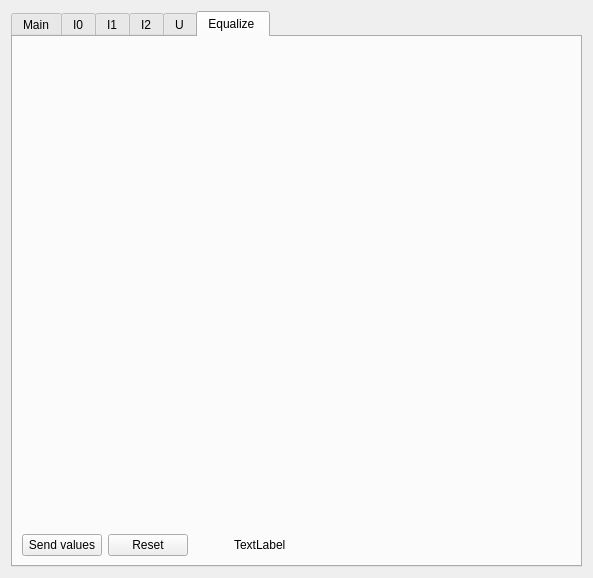
<?xml version="1.0" encoding="UTF-8"?>
<ui version="4.0">
 <class>Widget</class>
 <widget class="QWidget" name="Widget">
  <property name="geometry">
   <rect>
    <x>0</x>
    <y>0</y>
    <width>593</width>
    <height>578</height>
   </rect>
  </property>
  <property name="minimumSize">
   <size>
    <width>561</width>
    <height>578</height>
   </size>
  </property>
  <property name="windowTitle">
   <string>Widget</string>
  </property>
  <layout class="QGridLayout" name="gridLayout_3">
   <item row="0" column="0">
    <widget class="QTabWidget" name="tabWidget">
     <property name="minimumSize">
      <size>
       <width>561</width>
       <height>555</height>
      </size>
     </property>
     <property name="currentIndex">
      <number>5</number>
     </property>
     <widget class="QWidget" name="tab">
      <attribute name="title">
       <string>Main</string>
      </attribute>
      <layout class="QGridLayout" name="gridLayout_2">
       <item row="0" column="0">
        <layout class="QHBoxLayout" name="horizontalLayout">
         <item>
          <widget class="QTextEdit" name="textEdit">
           <property name="readOnly">
            <bool>true</bool>
           </property>
          </widget>
         </item>
         <item>
          <spacer name="horizontalSpacer">
           <property name="orientation">
            <enum>Qt::Horizontal</enum>
           </property>
           <property name="sizeType">
            <enum>QSizePolicy::Maximum</enum>
           </property>
           <property name="sizeHint" stdset="0">
            <size>
             <width>13</width>
             <height>20</height>
            </size>
           </property>
          </spacer>
         </item>
         <item>
          <layout class="QVBoxLayout" name="verticalLayout">
           <item>
            <widget class="QLabel" name="label">
             <property name="text">
              <string>COM number</string>
             </property>
            </widget>
           </item>
           <item>
            <widget class="QComboBox" name="comboBox">
             <property name="sizePolicy">
              <sizepolicy hsizetype="Fixed" vsizetype="Fixed">
               <horstretch>0</horstretch>
               <verstretch>0</verstretch>
              </sizepolicy>
             </property>
             <property name="minimumSize">
              <size>
               <width>120</width>
               <height>20</height>
              </size>
             </property>
             <property name="maximumSize">
              <size>
               <width>120</width>
               <height>20</height>
              </size>
             </property>
            </widget>
           </item>
           <item>
            <spacer name="verticalSpacer_5">
             <property name="orientation">
              <enum>Qt::Vertical</enum>
             </property>
             <property name="sizeType">
              <enum>QSizePolicy::Fixed</enum>
             </property>
             <property name="sizeHint" stdset="0">
              <size>
               <width>20</width>
               <height>13</height>
              </size>
             </property>
            </spacer>
           </item>
           <item>
            <widget class="QPushButton" name="pushButton_2">
             <property name="sizePolicy">
              <sizepolicy hsizetype="Fixed" vsizetype="Fixed">
               <horstretch>0</horstretch>
               <verstretch>0</verstretch>
              </sizepolicy>
             </property>
             <property name="minimumSize">
              <size>
               <width>120</width>
               <height>25</height>
              </size>
             </property>
             <property name="maximumSize">
              <size>
               <width>120</width>
               <height>25</height>
              </size>
             </property>
             <property name="text">
              <string>Connect</string>
             </property>
             <property name="checkable">
              <bool>true</bool>
             </property>
             <property name="checked">
              <bool>true</bool>
             </property>
            </widget>
           </item>
           <item>
            <spacer name="verticalSpacer_3">
             <property name="orientation">
              <enum>Qt::Vertical</enum>
             </property>
             <property name="sizeType">
              <enum>QSizePolicy::Fixed</enum>
             </property>
             <property name="sizeHint" stdset="0">
              <size>
               <width>20</width>
               <height>13</height>
              </size>
             </property>
            </spacer>
           </item>
           <item>
            <widget class="QLabel" name="label_2">
             <property name="text">
              <string>Input test time, sec</string>
             </property>
            </widget>
           </item>
           <item>
            <widget class="QLineEdit" name="lineEdit">
             <property name="sizePolicy">
              <sizepolicy hsizetype="Fixed" vsizetype="Fixed">
               <horstretch>0</horstretch>
               <verstretch>0</verstretch>
              </sizepolicy>
             </property>
             <property name="minimumSize">
              <size>
               <width>120</width>
               <height>20</height>
              </size>
             </property>
             <property name="maximumSize">
              <size>
               <width>120</width>
               <height>20</height>
              </size>
             </property>
            </widget>
           </item>
           <item>
            <spacer name="verticalSpacer_2">
             <property name="orientation">
              <enum>Qt::Vertical</enum>
             </property>
             <property name="sizeType">
              <enum>QSizePolicy::Fixed</enum>
             </property>
             <property name="sizeHint" stdset="0">
              <size>
               <width>20</width>
               <height>13</height>
              </size>
             </property>
            </spacer>
           </item>
           <item>
            <widget class="QPushButton" name="pushButton">
             <property name="enabled">
              <bool>false</bool>
             </property>
             <property name="sizePolicy">
              <sizepolicy hsizetype="Fixed" vsizetype="Fixed">
               <horstretch>0</horstretch>
               <verstretch>0</verstretch>
              </sizepolicy>
             </property>
             <property name="minimumSize">
              <size>
               <width>120</width>
               <height>25</height>
              </size>
             </property>
             <property name="maximumSize">
              <size>
               <width>120</width>
               <height>25</height>
              </size>
             </property>
             <property name="text">
              <string>Start test</string>
             </property>
            </widget>
           </item>
           <item>
            <spacer name="verticalSpacer_4">
             <property name="orientation">
              <enum>Qt::Vertical</enum>
             </property>
             <property name="sizeType">
              <enum>QSizePolicy::Fixed</enum>
             </property>
             <property name="sizeHint" stdset="0">
              <size>
               <width>20</width>
               <height>13</height>
              </size>
             </property>
            </spacer>
           </item>
           <item>
            <widget class="QLabel" name="label_3">
             <property name="text">
              <string>Fault current, mA</string>
             </property>
            </widget>
           </item>
           <item>
            <widget class="QLineEdit" name="lineEdit_5">
             <property name="sizePolicy">
              <sizepolicy hsizetype="Fixed" vsizetype="Fixed">
               <horstretch>0</horstretch>
               <verstretch>0</verstretch>
              </sizepolicy>
             </property>
             <property name="minimumSize">
              <size>
               <width>120</width>
               <height>20</height>
              </size>
             </property>
             <property name="maximumSize">
              <size>
               <width>120</width>
               <height>20</height>
              </size>
             </property>
            </widget>
           </item>
           <item>
            <widget class="QLabel" name="label_6">
             <property name="text">
              <string>Max operation current</string>
             </property>
            </widget>
           </item>
           <item>
            <widget class="QLineEdit" name="lineEdit_6">
             <property name="sizePolicy">
              <sizepolicy hsizetype="Fixed" vsizetype="Fixed">
               <horstretch>0</horstretch>
               <verstretch>0</verstretch>
              </sizepolicy>
             </property>
             <property name="minimumSize">
              <size>
               <width>120</width>
               <height>20</height>
              </size>
             </property>
             <property name="maximumSize">
              <size>
               <width>120</width>
               <height>20</height>
              </size>
             </property>
            </widget>
           </item>
           <item>
            <widget class="QPushButton" name="pushButton_5">
             <property name="minimumSize">
              <size>
               <width>125</width>
               <height>25</height>
              </size>
             </property>
             <property name="maximumSize">
              <size>
               <width>125</width>
               <height>25</height>
              </size>
             </property>
             <property name="text">
              <string>Set</string>
             </property>
            </widget>
           </item>
           <item>
            <spacer name="verticalSpacer_6">
             <property name="orientation">
              <enum>Qt::Vertical</enum>
             </property>
             <property name="sizeType">
              <enum>QSizePolicy::Minimum</enum>
             </property>
             <property name="sizeHint" stdset="0">
              <size>
               <width>20</width>
               <height>20</height>
              </size>
             </property>
            </spacer>
           </item>
           <item>
            <widget class="QLabel" name="label_4">
             <property name="text">
              <string>Input freq, Hz</string>
             </property>
            </widget>
           </item>
           <item>
            <spacer name="verticalSpacer_10">
             <property name="orientation">
              <enum>Qt::Vertical</enum>
             </property>
             <property name="sizeType">
              <enum>QSizePolicy::Fixed</enum>
             </property>
             <property name="sizeHint" stdset="0">
              <size>
               <width>20</width>
               <height>6</height>
              </size>
             </property>
            </spacer>
           </item>
           <item>
            <widget class="QLineEdit" name="lineEdit_3">
             <property name="sizePolicy">
              <sizepolicy hsizetype="Fixed" vsizetype="Fixed">
               <horstretch>0</horstretch>
               <verstretch>0</verstretch>
              </sizepolicy>
             </property>
             <property name="minimumSize">
              <size>
               <width>120</width>
               <height>20</height>
              </size>
             </property>
             <property name="maximumSize">
              <size>
               <width>120</width>
               <height>20</height>
              </size>
             </property>
            </widget>
           </item>
           <item>
            <spacer name="verticalSpacer_8">
             <property name="orientation">
              <enum>Qt::Vertical</enum>
             </property>
             <property name="sizeType">
              <enum>QSizePolicy::Fixed</enum>
             </property>
             <property name="sizeHint" stdset="0">
              <size>
               <width>20</width>
               <height>6</height>
              </size>
             </property>
            </spacer>
           </item>
           <item>
            <widget class="QPushButton" name="pushButton_4">
             <property name="minimumSize">
              <size>
               <width>125</width>
               <height>25</height>
              </size>
             </property>
             <property name="maximumSize">
              <size>
               <width>125</width>
               <height>25</height>
              </size>
             </property>
             <property name="text">
              <string>Send</string>
             </property>
            </widget>
           </item>
           <item>
            <spacer name="verticalSpacer_9">
             <property name="orientation">
              <enum>Qt::Vertical</enum>
             </property>
             <property name="sizeType">
              <enum>QSizePolicy::Fixed</enum>
             </property>
             <property name="sizeHint" stdset="0">
              <size>
               <width>20</width>
               <height>6</height>
              </size>
             </property>
            </spacer>
           </item>
           <item>
            <widget class="QLabel" name="label_5">
             <property name="text">
              <string>Input k [0 &lt; k &lt;=1]</string>
             </property>
            </widget>
           </item>
           <item>
            <spacer name="verticalSpacer_11">
             <property name="orientation">
              <enum>Qt::Vertical</enum>
             </property>
             <property name="sizeType">
              <enum>QSizePolicy::Fixed</enum>
             </property>
             <property name="sizeHint" stdset="0">
              <size>
               <width>20</width>
               <height>6</height>
              </size>
             </property>
            </spacer>
           </item>
           <item>
            <widget class="QLineEdit" name="lineEdit_4">
             <property name="sizePolicy">
              <sizepolicy hsizetype="Fixed" vsizetype="Fixed">
               <horstretch>0</horstretch>
               <verstretch>0</verstretch>
              </sizepolicy>
             </property>
             <property name="minimumSize">
              <size>
               <width>120</width>
               <height>20</height>
              </size>
             </property>
             <property name="maximumSize">
              <size>
               <width>120</width>
               <height>20</height>
              </size>
             </property>
            </widget>
           </item>
           <item>
            <widget class="QPushButton" name="pushButton_3">
             <property name="minimumSize">
              <size>
               <width>125</width>
               <height>25</height>
              </size>
             </property>
             <property name="maximumSize">
              <size>
               <width>125</width>
               <height>25</height>
              </size>
             </property>
             <property name="text">
              <string>Get charts</string>
             </property>
            </widget>
           </item>
           <item>
            <spacer name="verticalSpacer_7">
             <property name="orientation">
              <enum>Qt::Vertical</enum>
             </property>
             <property name="sizeHint" stdset="0">
              <size>
               <width>20</width>
               <height>50</height>
              </size>
             </property>
            </spacer>
           </item>
           <item>
            <spacer name="verticalSpacer">
             <property name="orientation">
              <enum>Qt::Vertical</enum>
             </property>
             <property name="sizeHint" stdset="0">
              <size>
               <width>20</width>
               <height>88</height>
              </size>
             </property>
            </spacer>
           </item>
          </layout>
         </item>
        </layout>
       </item>
      </layout>
     </widget>
     <widget class="QWidget" name="tab_4">
      <attribute name="title">
       <string>I0</string>
      </attribute>
     </widget>
     <widget class="QWidget" name="tab_5">
      <attribute name="title">
       <string>I1</string>
      </attribute>
     </widget>
     <widget class="QWidget" name="tab_3">
      <attribute name="title">
       <string>I2</string>
      </attribute>
     </widget>
     <widget class="QWidget" name="tab_2">
      <attribute name="title">
       <string>U</string>
      </attribute>
     </widget>
     <widget class="QWidget" name="tab_6">
      <attribute name="title">
       <string>Equalize </string>
      </attribute>
      <layout class="QGridLayout" name="gridLayout_4">
       <item row="0" column="0">
        <layout class="QGridLayout" name="gridLayout">
         <item row="0" column="0">
          <spacer name="verticalSpacer_12">
           <property name="orientation">
            <enum>Qt::Vertical</enum>
           </property>
           <property name="sizeHint" stdset="0">
            <size>
             <width>20</width>
             <height>40</height>
            </size>
           </property>
          </spacer>
         </item>
         <item row="1" column="0">
          <layout class="QHBoxLayout" name="horizontalLayout_2">
           <item>
            <widget class="QPushButton" name="pushButton_6">
             <property name="text">
              <string>Send values</string>
             </property>
            </widget>
           </item>
           <item>
            <widget class="QPushButton" name="pushButton_7">
             <property name="text">
              <string>Reset</string>
             </property>
            </widget>
           </item>
           <item>
            <spacer name="horizontalSpacer_3">
             <property name="orientation">
              <enum>Qt::Horizontal</enum>
             </property>
             <property name="sizeType">
              <enum>QSizePolicy::Fixed</enum>
             </property>
             <property name="sizeHint" stdset="0">
              <size>
               <width>40</width>
               <height>20</height>
              </size>
             </property>
            </spacer>
           </item>
           <item>
            <widget class="QLabel" name="label_7">
             <property name="enabled">
              <bool>true</bool>
             </property>
             <property name="minimumSize">
              <size>
               <width>150</width>
               <height>0</height>
              </size>
             </property>
             <property name="text">
              <string>TextLabel</string>
             </property>
            </widget>
           </item>
           <item>
            <spacer name="horizontalSpacer_2">
             <property name="orientation">
              <enum>Qt::Horizontal</enum>
             </property>
             <property name="sizeHint" stdset="0">
              <size>
               <width>40</width>
               <height>20</height>
              </size>
             </property>
            </spacer>
           </item>
          </layout>
         </item>
        </layout>
       </item>
      </layout>
     </widget>
    </widget>
   </item>
  </layout>
 </widget>
 <resources/>
 <connections/>
</ui>
